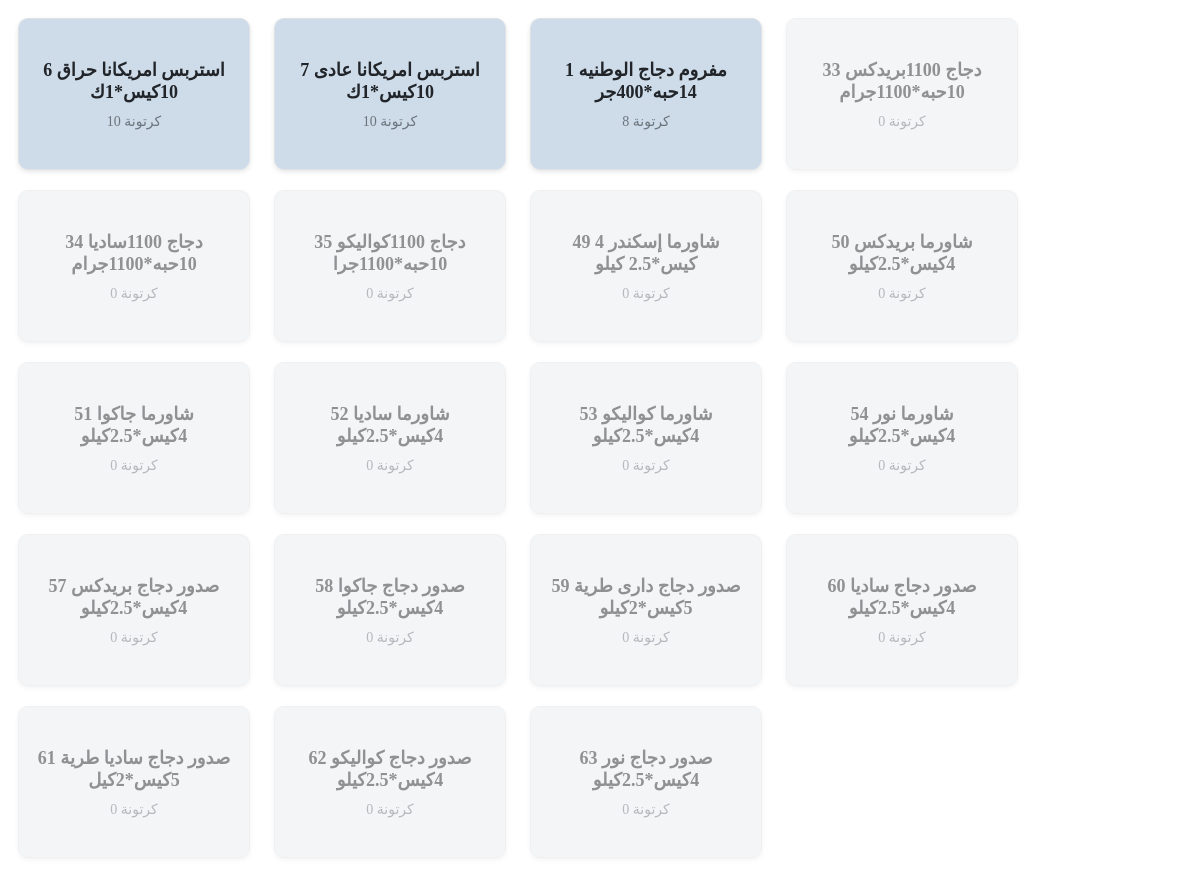
Page /fromStore2Customer/getItems.php?subGroup=دجاج on the committed database.
### tables this page shows
CREATE TABLE `itemscard` (
  `itemID` int(30) AUTO_INCREMENT PRIMARY KEY,
  `itemName` varchar(30) NOT NULL,
  `unitL` varchar(30) NOT NULL,
  `fL2M` float UNSIGNED NOT NULL,
  `unitM` varchar(30) NOT NULL,
  `fM2S` float UNSIGNED NOT NULL,
  `unitS` varchar(30) NOT NULL,
  `mainGroup` varchar(255) NOT NULL DEFAULT 'ثلاجة',
  `subGroup` varchar(30) NOT NULL,
  `stock` float UNSIGNED NOT NULL,
  `profit` float UNSIGNED NOT NULL,
  `priceL` float UNSIGNED NOT NULL,
  `priceM` float UNSIGNED NOT NULL,
  `priceS` float UNSIGNED NOT NULL
);

### fromStore2Customer/getItems.php (the view, shortened to what this page needs)
<?php
if (isset($_REQUEST['subGroup'])) {
    $subGroup = $_REQUEST['subGroup'];
} else {
    echo "<script>alert('الرجاء اختيار المجموعة الفرعية.');</script>";
    die();
}
require_once("../hmb/conn_pdo.php");
try {
    if ($subGroup == "all") {
        $stmt = $pdo->query("SELECT * FROM `itemscard` ORDER BY `stock` DESC");
    } else {
        $stmt = $pdo->prepare("SELECT * FROM `itemscard` WHERE `subGroup` = :subGroup ORDER BY `stock` DESC");
        $stmt->execute(['subGroup' => $subGroup]);
    }
    while ($row = $stmt->fetch(PDO::FETCH_ASSOC)) {
        $itemName = htmlspecialchars($row['itemName']);
        $stock    = intval($row['stock']);
        $unitL    = htmlspecialchars($row['unitL']);
        $itemID   = htmlspecialchars($row['itemID']);
        if ($stock > 0) {
            $class = "item-button";
            $disabled = "";
        } else {
            $class = "item-button unavailable";
            $disabled = "disabled";
        }
        ?>
        <div onclick="addItemToInvoice('<?= $itemID ?>', <?= $stock ?>);"
             class="<?= $class ?>"
             data-item-id="<?= $itemID ?>"
             title="<?= $itemName ?> - <?= $itemID ?>" <?= $disabled ?>>
            <strong><?= $itemID ?> <?= $itemName ?> </strong>
            <small class="text-muted">
                <i class="fa fa-cubes me-1"></i><?= $stock . " " . $unitL ?>
            </small>
        </div>
        <?php
    }
} catch (PDOException $e) {
    echo "<script>alert('خطأ في قاعدة البيانات: " . addslashes($e->getMessage()) . "');</script>";
    die();
}

### fromStore2Customer/getItems.php (style rules this page uses)
.item-button { display: inline-flex; flex-direction: column; justify-content: center; align-items: center; gap: 5px; padding: 15px !important; margin: 10px !important; border-radius: 10px !important; transition: all 0.3s ease !important; background-color: #4376aa42 !important; border: 1px solid #dee2e6 !important; color: #212529 !important; text-align: center !important; box-shadow: 0 2px 5px rgba(0, 0, 0, 0.1) !important; width: 200px !important; height: 120px !important; cursor: pointer !important; }
.item-button strong { font-size: 18px !important; font-weight: bold !important; margin-bottom: 5px !important; color: #212529 !important; }
.item-button small { font-size: 14px !important; color: #6c757d !important; }
.unavailable { cursor: not-allowed !important; opacity: 0.5 !important; pointer-events: none !important; background-color: #e9ecef !important; color: #6c757d !important; }

### rows in the picture
itemscard: itemID "6", itemName "استربس امريكانا حراق 10كيس*1ك", stock "10", unitL "كرتونة"
itemscard: itemID "7", itemName "استربس امريكانا عادى 10كيس*1ك", stock "10", unitL "كرتونة"
itemscard: itemID "1", itemName "مفروم دجاج الوطنيه 14حبه*400جر", stock "8", unitL "كرتونة"
itemscard: itemID "33", itemName "دجاج 1100بريدكس 10حبه*1100جرام", stock "0", unitL "كرتونة"
itemscard: itemID "34", itemName "دجاج 1100ساديا 10حبه*1100جرام", stock "0", unitL "كرتونة"
itemscard: itemID "35", itemName "دجاج 1100كواليكو 10حبه*1100جرا", stock "0", unitL "كرتونة"
itemscard: itemID "49", itemName "شاورما إسكندر 4 كيس*2.5 كيلو", stock "0", unitL "كرتونة"
itemscard: itemID "50", itemName "شاورما بريدكس 4كيس*2.5كيلو", stock "0", unitL "كرتونة"
itemscard: itemID "51", itemName "شاورما جاكوا 4كيس*2.5كيلو", stock "0", unitL "كرتونة"
itemscard: itemID "52", itemName "شاورما ساديا 4كيس*2.5كيلو", stock "0", unitL "كرتونة"
itemscard: itemID "53", itemName "شاورما كواليكو 4كيس*2.5كيلو", stock "0", unitL "كرتونة"
itemscard: itemID "54", itemName "شاورما نور 4كيس*2.5كيلو", stock "0", unitL "كرتونة"
itemscard: itemID "57", itemName "صدور دجاج بريدكس 4كيس*2.5كيلو", stock "0", unitL "كرتونة"
itemscard: itemID "58", itemName "صدور دجاج جاكوا 4كيس*2.5كيلو", stock "0", unitL "كرتونة"
itemscard: itemID "59", itemName "صدور دجاج دارى طرية 5كيس*2كيلو", stock "0", unitL "كرتونة"
itemscard: itemID "60", itemName "صدور دجاج ساديا 4كيس*2.5كيلو", stock "0", unitL "كرتونة"
itemscard: itemID "61", itemName "صدور دجاج ساديا طرية 5كيس*2كيل", stock "0", unitL "كرتونة"
itemscard: itemID "62", itemName "صدور دجاج كواليكو 4كيس*2.5كيلو", stock "0", unitL "كرتونة"
itemscard: itemID "63", itemName "صدور دجاج نور 4كيس*2.5كيلو", stock "0", unitL "كرتونة"
